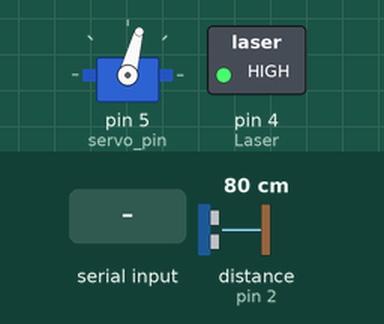
A sketch run on a simulated Arduino Uno, built with avr-gcc and run on an emulated ATmega328P. Shown: servo, switched loads named in the sketch (green lamp = pin HIGH). Wiring (inferred from the names in the program): ultrasonic range finder: trigger pin 3; echo pin 2. The inputs (shaded band) are chosen by the test bench; at power-on: distance to the obstacle (sensor on pin 2) 80 cm. The echo pulse lasts 58.3 µs per cm; pins used as bus, display or sensor lines are not drawn; what the sketch prints to the serial monitor is not drawn.

Above: at 1.2 s.
1.3 s: "E" received over Serial
2.8 s: "U" received over Serial
Timing chart, 0 to 5.8 s (numbered marks = the images above; inputs shaded):
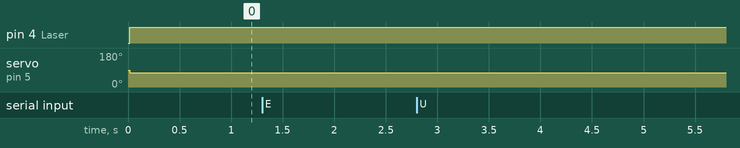

The sketch:

a1.ino
```cpp
#include <Servo.h>

Servo servo1;
int pos = 90-15;
char mode;


int Laser = 4;
int voltage = 0;

// defines pins numbers
const int trigPin = 3;
const int echoPin = 2;
//Servo Pin
const int servo_pin = 5;
// defines variables
long duration;
int distance;

void setup()
{


  pinMode(trigPin, OUTPUT); // Sets the trigPin as an Output
  pinMode(echoPin, INPUT); // Sets the echoPin as an Input

  //initialize serial communication at 9600 bps:
  Serial.begin(9600);
  servo1.attach(servo_pin);

  pinMode (Laser,OUTPUT);
  digitalWrite(Laser,LOW);  // set laser off at startup or reset

  delay(15);

  servo1.write(0);

  servo1.write(pos);
}

void loop()
{
  digitalWrite(Laser,HIGH);      // turning the laser on

  // Clears the trigPin
  digitalWrite(trigPin, LOW);
  delayMicroseconds(2);
  // Sets the trigPin on HIGH state for 10 micro seconds
  digitalWrite(trigPin, HIGH);
  delayMicroseconds(10);
  digitalWrite(trigPin, LOW);
  // Reads the echoPin, returns the sound wave travel time in microseconds
  duration = pulseIn(echoPin, HIGH);
  // Calculating the distance
  distance= duration*0.034/2;


  if (Serial.available())
  {


    mode = Serial.read() ;
    //delay(1);
    //pos=Serial.read() ;
    delay(1);
    if (mode == 'G')
    { pos = 90-15;

      servo1.write(pos);
    }

    if (mode == 'U')
    { pos = pos + 1;
      //pos = map(pos, 0, 23, 0, 180);
      //digitalWrite(13,HIGH);
      servo1.write(pos);
      //Serial.println(pos/5);

    }

    if ( mode == 'D' )
    { pos = pos - 1;
      //pos = map(pos, 0, 23, 0, 180);
      //digitalWrite(13,LOW);
      servo1.write(pos);
      //Serial.println(pos/5);

    }

    if (mode == 'E')
    {
      //Serial.print("Distance: ");
      for (int i = 10; i >= 0; i--) {

        Serial.println(distance);

        }

    }
    //delay(500);
  }
}

long microsecondsToCentimeters(long microseconds)
{
return microseconds / 29 / 2;
}
```

Measured:
- after the input at 1.3 s, every drawn part: stays the same
- after the input at 2.8 s, servo on pin 5 (servo_pin): 75° → 76° at once
